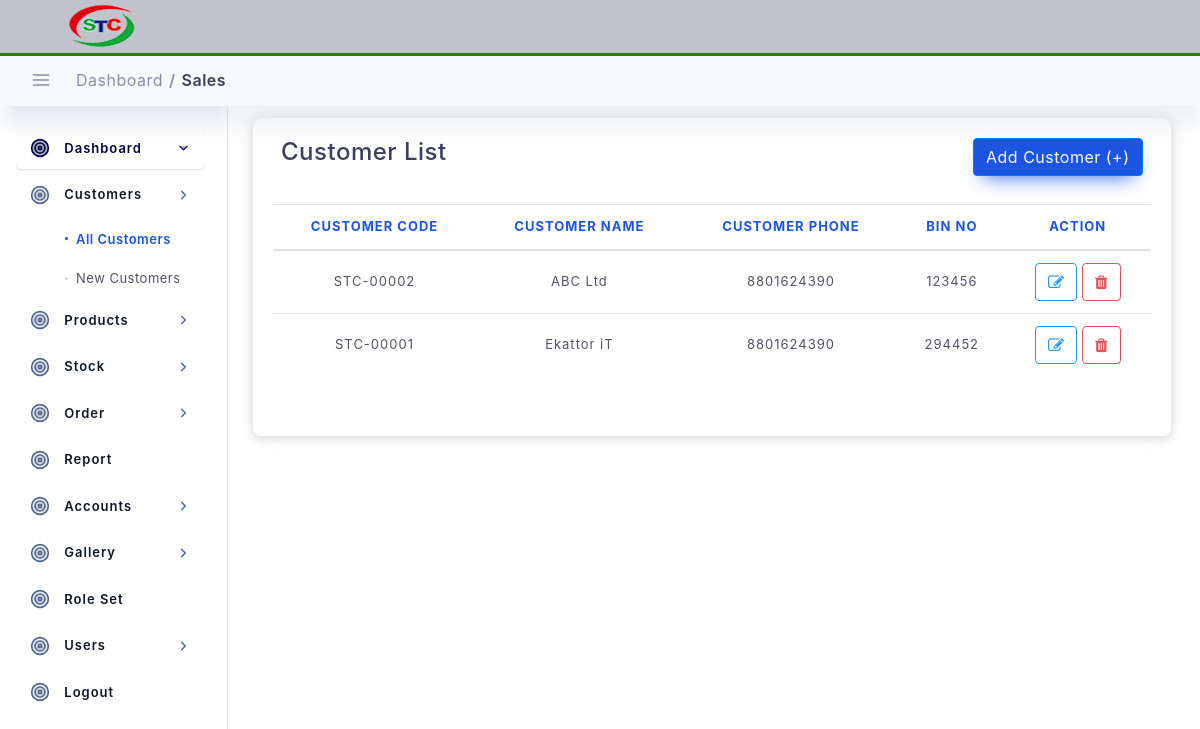
Screenshot of /setup/all-customers (signed in) with the database file from the repository.
### setup_data/models.py (models this page shows, shortened)
class Customers(models.Model):
    created_at = models.DateTimeField(blank=True, null=True, auto_now_add=True)
    updated_at = models.DateTimeField(blank=True, null=True, auto_now=True)
    customer_code = models.CharField(max_length=20, primary_key=True, default=customer_code)
    customer_name = models.CharField(max_length=100, )
    customer_address = models.CharField(max_length=100, blank=True, null=True)
    phone = models.CharField(max_length=20, blank=True, null=True)
    email = models.CharField(max_length=100, blank=True, null=True)
    bin_no = models.CharField(max_length=100, blank=True, null=True)
    author = models.ForeignKey(User, on_delete=models.DO_NOTHING, )
    is_active = models.BooleanField(default=True)

### setup_data/views.py (the view)
# urls.py: path('all-customers', views.AllCustomerListView.as_view(), name="all-customers"),
class AllCustomerListView(LoginRequiredMixin, ListView, ):
    model = Customers  # Model I want to Covert to List
    template_name = 'customer/customers.html'  # Template Name
    context_object_name = 'customers'  # Change default name of objectList
    ordering = ['-updated_at']  # Ordering post LIFO
    paginate_by = 20  # number of page I want to show in single page
    def get_context_data(self, **kwargs):
        context = super().get_context_data(**kwargs)
        context["title"] = "Customer List"
        context["nav_bar"] = "customer_list"
        context['customers'] = self.model.objects.all().order_by('-updated_at')
        return context

### templates/customer/customers.html (shortened to what this page needs)
{% extends "main/base.html" %}
{% load static %}
{% block content %}
<div class="col-lg-12 p-4">
    <div class="statbox widget box box-shadow">
        <div class="widget-header">
            <div class="row">
                <div class="mb-1 col-lg-8">
                    <h4>Customer List</h4>
                </div>
                <div class="mb-1 col-lg-4">
                    <a href="{% url 'add-new-customer' %}" class="btn btn-primary float-right">Add Customer (+)</a>
                </div>
            </div>
        </div>
        <br>
        <div class="scrollme">
            <table id="dataTable" class="table table-hover">
                <thead>
                <tr>
                    <th style="text-align:center">Customer Code</th>
                    <th style="text-align:center">Customer Name</th>
                    <th style="text-align:center">Customer Phone</th>
                    <th style="text-align:center">BIN NO</th>
                    <th style="text-align:center">Action</th>
                </tr>
                </thead>
                <tbody>
                {% for customer in customers %}
                <tr>
                    <td style="text-align:center">{{customer.customer_code}}</td>
                    <td style="text-align:center">{{customer.customer_name}}</td>
                    <td style="text-align:center">{{customer.phone}}</td>
                    <td style="text-align:center">{{customer.bin_no}}</td>
                    <td style="text-align:center">
                        <a href="#">
                            <button class="btn btn-outline-info"><i class="fa fa-edit"> </i></button>
                        </a>
                        <button class="delete-customer btn btn-outline-danger" data-customer-name={{customer.customer_name.split|join:"-___-"}}  data-customer-code={{customer.customer_code}} data-toggle="modal" data-target="#postmodal" ><i
                                class="fa fa-trash"></i></button>
                    </td>
                </tr>
                {% endfor %}
                </tbody>
            </table>
            <div class="d-flex justify-content-center">
            </div>
        </div>
    </div>
</div>
{% endblock content %}

### static/assets/css/dashboard/dash_1.css (style rules this page uses)
.widget { position: relative; padding: 20px; border-radius: 8px; border: none; background: #fff; -webkit-box-shadow: 0 4px 6px 0 rgba(85, 85, 85, 0.08), 0 1px 20px 0 rgba(0, 0, 0, 0.07), 0px 1px 11px 0px rgba(0, 0, 0, 0.07); -moz-box-shadow: 0 4px 6px 0 rgba(85, 85, 85, 0.08), 0 1px 20px 0 rgba(0, 0, 0, 0.07), 0px 1px 11px 0px rgba(0, 0, 0, 0.07); box-shadow: 0 4px 6px 0 rgba(85, 85, 85, 0.08), 0 1px 20px 0 rgba(0, 0, 0, 0.07), 0px 1px 11px 0px rgba(0, 0, 0, 0.07); }

### static/assets/css/main.css (style rules this page uses)
html { min-height: 100% }
body { color: #888ea8; height: 100%; font-size: 0.875rem; background: #f1f2f3; overflow-x: hidden; overflow-y: auto; letter-spacing: 0.0312rem; font-family: 'Nunito', sans-serif; }
h1, h2, h3, h4, h5, h6 { color: #3b3f5c; }
a { color: #515365; outline: none; }
.btn { padding: 0.4375rem 1.25rem; text-shadow: none; font-size: 14px; color: #3b3f5c; font-weight: normal; white-space: normal; word-wrap: break-word; transition: .2s ease-out; touch-action: manipulation; cursor: pointer; background-color: #f1f2f3; box-shadow: 0px 5px 20px 0 rgba(0, 0, 0, 0.1); will-change: opacity, transform; transition: all 0.3s ease-out; -webkit-transition: all 0.3s ease-out; }
.btn-primary { color: #fff !important; background-color: #1b55e2!important; border-color: #1b55e2; box-shadow: 0 10px 20px -10px #1b55e2; }
.btn-outline-info { border: 1px solid #2196f3 !important; color: #2196f3 !important; background-color: transparent; box-shadow: none; }
.btn-outline-danger { border: 1px solid #e7515a !important; color: #e7515a !important; background-color: transparent; box-shadow: none; }
.table > tbody > tr > td { vertical-align: middle; color: #515365; font-size: 13px; letter-spacing: 1px; }
.table > thead > tr > th { color: #1b55e2; font-weight: 700; font-size: 13px; letter-spacing: 1px; text-transform: uppercase; }
.table thead th { vertical-align: bottom; border-bottom: none; }

### static/assets/css/structure.css (style rules this page uses)
html { min-height: 100% }
body { color: #888ea8; height: 100%; font-size: 0.875rem; background: ##f1f2f3; overflow-x: hidden; overflow-y: auto; letter-spacing: 0.0312rem; font-family: 'Nunito', sans-serif; }
h1, h2, h3, h4, h5, h6 { color: #3b3f5c; }
.widget { padding: 0; margin-top: 0; margin-bottom: 0; border-radius: 6px; -webkit-box-shadow: 0 4px 6px 0 rgba(85, 85, 85, 0.08), 0 1px 20px 0 rgba(0, 0, 0, 0.07), 0px 1px 11px 0px rgba(0, 0, 0, 0.07); -moz-box-shadow: 0 4px 6px 0 rgba(85, 85, 85, 0.08), 0 1px 20px 0 rgba(0, 0, 0, 0.07), 0px 1px 11px 0px rgba(0, 0, 0, 0.07); box-shadow: 0 4px 6px 0 rgba(85, 85, 85, 0.08), 0 1px 20px 0 rgba(0, 0, 0, 0.07), 0px 1px 11px 0px rgba(0, 0, 0, 0.07); }
.widget.box .widget-header { background: #fff; padding: 0px 8px 0px; border-top-right-radius: 6px; border-top-left-radius: 6px; }
.widget .widget-header { border-bottom: 0px solid #f1f2f3; }
.widget .widget-header:before, .widget .widget-header:after { display: table; content: ""; line-height: 0 }
.widget .widget-header:after { clear: both }

### rows the page displays
Customers: customer_code "STC-00002", customer_name "ABC Ltd", phone "8801624390", bin_no "123456"
Customers: customer_code "STC-00001", customer_name "Ekattor iT", phone "8801624390", bin_no "294452"
